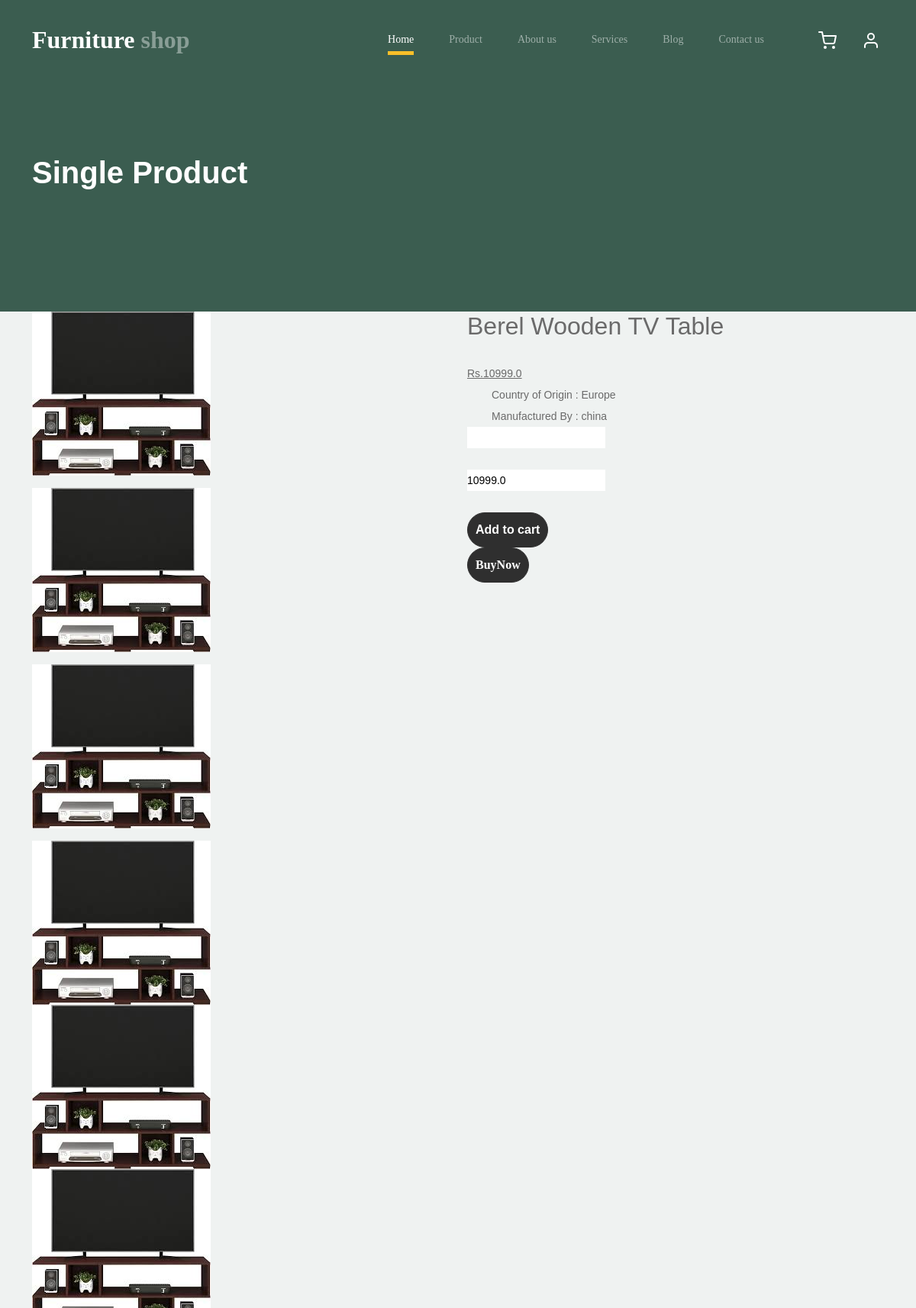
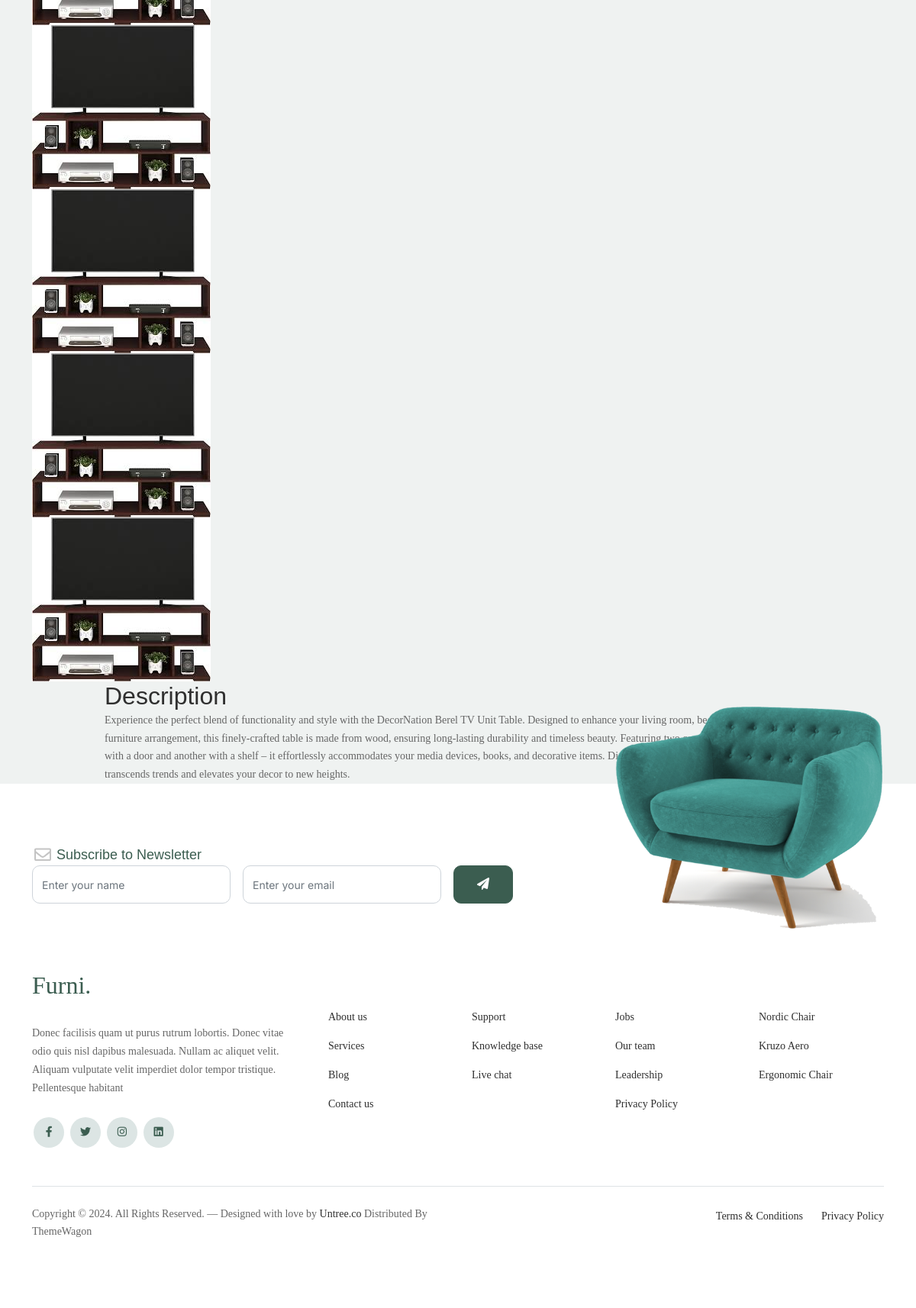
/single_product/7/, run on the app's committed database (2 pictures, top to bottom).
### Furniture_app/models.py (models this page shows)
class Product_Db(models.Model):
    Product_Category=models.CharField(max_length=200,null=True,blank=True)
    Product_Name=models.CharField(max_length=200,null=True,blank=True)
    Quantity=models.IntegerField(null=True,blank=True)
    MRP=models.FloatField(null=True,blank=True)
    Discription=models.TextField(max_length=200,null=True,blank=True)
    Country_of_Origin=models.CharField(max_length=200,null=True,blank=True)
    Manufactured_By=models.CharField(max_length=200,null=True,blank=True)
    Product_Image1=models.ImageField(upload_to='product_images',null=True,blank=True)
    Product_Image2=models.ImageField(upload_to='product_images',null=True,blank=True)
    Product_Image3=models.ImageField(upload_to='product_images',null=True,blank=True)

### Web_App/views.py (the view)
# urls.py: path('single_product/<int:sin_id>/',views.single_product,name='single_product'),
def single_product(request,sin_id):
    sing=Product_Db.objects.get(id=sin_id)
    return render(request,'single_product.html',{'sing':sing})

### Web_App/templates/single_product.html (shortened to what this page needs)
<!DOCTYPE html>
{% load static %}
<html class="no-js" lang="en">
<head>
    <link href="{% static 'web/css/bootstrap.min.css' %}" rel="stylesheet">
    <link href="https://cdnjs.cloudflare.com/ajax/libs/font-awesome/6.0.0-beta3/css/all.min.css" rel="stylesheet">
    <link href="{% static 'web/css/tiny-slider.css' %}" rel="stylesheet">
    <link href="{% static 'web/css/style.css' %}" rel="stylesheet">
    <link rel="stylesheet" href="{% static 'web/assets/css/main.css' %}">
</head>
<body>
    <nav class="custom-navbar navbar navbar navbar-expand-md navbar-dark bg-dark" arial-label="Furni navigation bar">
        <div class="container">
            <a class="navbar-brand" href="{% url 'Home_Page' %}">Furniture<span> shop</span></a>
            <div class="collapse navbar-collapse" id="navbarsFurni">
                <ul class="custom-navbar-nav navbar-nav ms-auto mb-2 mb-md-0">
                    <li class="nav-item active"><a class="nav-link" href="{% url 'Home_Page' %}">Home</a></li>
                    <li><a class="nav-link" href="{% url 'product_page' %}">Product</a></li>
                    <li><a class="nav-link" href="{% url 'about_page' %}">About us</a></li>
                    <li><a class="nav-link" href="{% url 'services_page' %}">Services</a></li>
                    <li><a class="nav-link" href="{% url 'blog_page' %}">Blog</a></li>
                    <li><a class="nav-link" href="{% url 'contact_page' %}">Contact us</a></li>
                </ul>
                <ul class="custom-navbar-cta navbar-nav mb-2 mb-md-0 ms-5">
                    <li><a class="nav-link" href="{% url 'Cart_Page' %}"><img src="{% static 'web/images/cart.svg' %}"></a></li>
                    {% if request.session.Name %}
                    <li><a class="nav-link" href="{% url 'User_Sign_out' %}"><img src="{% static 'web/images/user.svg' %}">   {{request.session.Name}} <i style="color: red; font-style:normal;" >/LogOut</i> </a></li>
                    {% else %}
                    <li><a class="nav-link" href="{% url 'Sign_in' %}"><img src="{% static 'web/images/user.svg' %}"></a></li>
                    {% endif %}
                </ul>
            </div>
        </div>
    </nav>
    <div class="hero">
        <div class="container">
            <div class="row justify-content-between">
                <div class="col-lg-5">
                    <div class="intro-excerpt">
                        <h1>Single Product</h1>
                    </div>
                </div>
                <div class="col-lg-7">
                </div>
            </div>
        </div>
    </div>
    <main class="main">
        <section class="mt-50 mb-50">
            <div class="container">
                <div class="row">
                    <div class="col-lg-12">
                        <div class="row mb-50">
                            <div class="col-md-6 col-sm-12 col-xs-12">
                                <div class="detail-gallery">
                                    <div class="product-image-slider">
                                        <figure class="border-radius-10">
                                            <img src="{{sing.Product_Image1.url}}" alt="product image">
                                        </figure>
                                        <figure class="border-radius-10">
                                            <img src="{{sing.Product_Image2.url}}" alt="product image">
                                        </figure>
                                        <figure class="border-radius-10">
                                            <img src="{{sing.Product_Image3.url}}" alt="product image">
                                        </figure>
                                    </div>
                                    <div class="slider-nav-thumbnails pl-15 pr-15">
                                        <div><img src="{{sing.Product_Image2.url}}" alt="product image"></div>
                                        <div><img src="{{sing.Product_Image3.url}}" alt="product image"></div>
                                        <div><img src="{{sing.Product_Image1.url}}" alt="product image"></div>
                                        <div><img src="{{sing.Product_Image2.url}}" alt="product image"></div>
                                        <div><img src="{{sing.Product_Image3.url}}" alt="product image"></div>
                                        <div><img src="{{sing.Product_Image1.url}}" alt="product image"></div>
                                        <div><img src="{{sing.Product_Image2.url}}" alt="product image"></div>
                                    </div>
                                </div>
                            </div>
                            <div class="col-md-6 col-sm-12 col-xs-12">
                                <div class="detail-info">
                                    <h2 class="title-detail">{{sing.Product_Name}}</h2>
                                    <div class="product-detail-rating">
                                        <div class="product-rate-cover text-end">
                                        </div>
                                    </div>
                                    <div class="clearfix product-price-cover">
                                        <div class="product-price primary-color float-left">
                                            <ins><span class="text-brand">Rs.{{sing.MRP}}</span></ins>
                                        </div>
                                    </div>
                                    <div class="product_sort_info font-xs mb-30">
                                        <ul>
                                            <li class="mb-10">Country of Origin :
                                                {{sing.Country_of_Origin}}</li>
                                            <li class="mb-10">Manufactured By : {{sing.Manufactured_By}}
                                            </li>
                                        </ul>
                                    </div>
                                    <div class="detail-extralink">
                                        <form action="{% url 'Save_Cart' %}" method="post" enctype="multipart/form-data">
                                            <div style="width: 160px;" class="product-extra-link2">
                                                <input type="number" id="quantity" min="1" name="quantity_"><br><br>
                                                <input type="text" name="total_" id="total" placeholder="Total Price" value="{{sing.MRP}}"> <br><br>
                                                <button type="submit" class="btn" style="padding: 10px;">Add to cart</button>
                                                <a href="" ><button type="submit" class="btn" style="padding: 10px;">BuyNow</button></a>
                                            </div>
                                        </form>
                                    </div>
                                </div>
                            </div>
                        </div>
                        <div class="row">
                            <div class="col-lg-10 m-auto entry-main-content">
                                <h2 class="section-title style-1 mb-30">Description</h2>
                                <div class="description mb-50">
                                    <p>{{sing.Discription}}</p>
                                </div>
                            </div>
                        </div>
                    </div>
                </div>
            </div>
        </section>
    </main>
    <footer class="footer-section">
        <div class="container relative">
            <div class="sofa-img">
                <img src="{% static 'web/images/sofa.png' %}" alt="Image" class="img-fluid">
            </div>
            <div class="row">
                <div class="col-lg-8">
                    <div class="subscription-form">
                        <h3 class="d-flex align-items-center"><span class="me-1"><img
                                    src="{% static 'web/images/envelope-outline.svg' %}" alt="Image"
                                    class="img-fluid"></span><span>Subscribe to Newsletter</span></h3>
                        <form action="#" class="row g-3">
                            <div class="col-auto">
                                <input type="text" class="form-control" placeholder="Enter your name">
                            </div>
                            <div class="col-auto">
                                <input type="email" class="form-control" placeholder="Enter your email">
                            </div>
                            <div class="col-auto">
                                <button class="btn btn-primary">
                                    <span class="fa fa-paper-plane"></span>
                                </button>
                            </div>
                        </form>
                    </div>
                </div>
            </div>
            <div class="row g-5 mb-5">
                <div class="col-lg-4">
                    <div class="mb-4 footer-logo-wrap"><a href="#" class="footer-logo">Furni<span>.</span></a></div>
                    <p class="mb-4">Donec facilisis quam ut purus rutrum lobortis. Donec vitae odio quis nisl dapibus
                        malesuada. Nullam ac aliquet velit. Aliquam vulputate velit imperdiet dolor tempor tristique.
                        Pellentesque habitant</p>
                    <ul class="list-unstyled custom-social">
                        <li><a href="#"><span class="fa fa-brands fa-facebook-f"></span></a></li>
                        <li><a href="#"><span class="fa fa-brands fa-twitter"></span></a></li>
                        <li><a href="#"><span class="fa fa-brands fa-instagram"></span></a></li>
                        <li><a href="#"><span class="fa fa-brands fa-linkedin"></span></a></li>
                    </ul>
                </div>
                <div class="col-lg-8">
                    <div class="row links-wrap">
                        <div class="col-6 col-sm-6 col-md-3">
                            <ul class="list-unstyled">
                                <li><a href="#">About us</a></li>
                                <li><a href="#">Services</a></li>
                                <li><a href="#">Blog</a></li>
                                <li><a href="#">Contact us</a></li>
                            </ul>
                        </div>
                        <div class="col-6 col-sm-6 col-md-3">
                            <ul class="list-unstyled">
                                <li><a href="#">Support</a></li>
                                <li><a href="#">Knowledge base</a></li>
                                <li><a href="#">Live chat</a></li>
                            </ul>
                        </div>
                        <div class="col-6 col-sm-6 col-md-3">
                            <ul class="list-unstyled">
                                <li><a href="#">Jobs</a></li>
                                <li><a href="#">Our team</a></li>
                                <li><a href="#">Leadership</a></li>
                                <li><a href="#">Privacy Policy</a></li>
                            </ul>
                        </div>
                        <div class="col-6 col-sm-6 col-md-3">
                            <ul class="list-unstyled">
                                <li><a href="#">Nordic Chair</a></li>
                                <li><a href="#">Kruzo Aero</a></li>
                                <li><a href="#">Ergonomic Chair</a></li>
                            </ul>
                        </div>
                    </div>
                </div>
            </div>
            <div class="border-top copyright">
                <div class="row pt-4">
                    <div class="col-lg-6">
                        <p class="mb-2 text-center text-lg-start">Copyright &copy;
                            <script>document.write(new Date().getFullYear());</script>. All Rights Reserved. &mdash;
                            Designed with love by <a href="https://untree.co">Untree.co</a> Distributed By <a
                                hreff="https://themewagon.com">ThemeWagon</a>
                        </p>
                    </div>
                    <div class="col-lg-6 text-center text-lg-end">
                        <ul class="list-unstyled d-inline-flex ms-auto">
                            <li class="me-4"><a href="#">Terms &amp; Conditions</a></li>
                            <li><a href="#">Privacy Policy</a></li>
                        </ul>
                    </div>
                </div>
            </div>
        </div>
    </footer>
</body>
</html>

### data on the page
Product_Db: Product_Image1 (picture), Product_Image2 (picture), Product_Image3 (picture), Product_Name "Berel Wooden TV Table", MRP "10999.0", Country_of_Origin "Europe", Manufactured_By "china", total_ "10999.0", Discription "Experience the perfect blend of functionality and style with the DecorNation Berel TV Unit Table. Designed to enhance your living room, bedroom, or office furniture arrangement, this finely-crafted table is made from wood, ensuring long-lasting durability and timeless beauty. Featuring two compartments – one equipped with a door and another with a shelf – it effortlessly accommodates your media devices, books, and decorative items. Discover the ultimate statement piece that transcends trends and elevates your decor to new heights."
